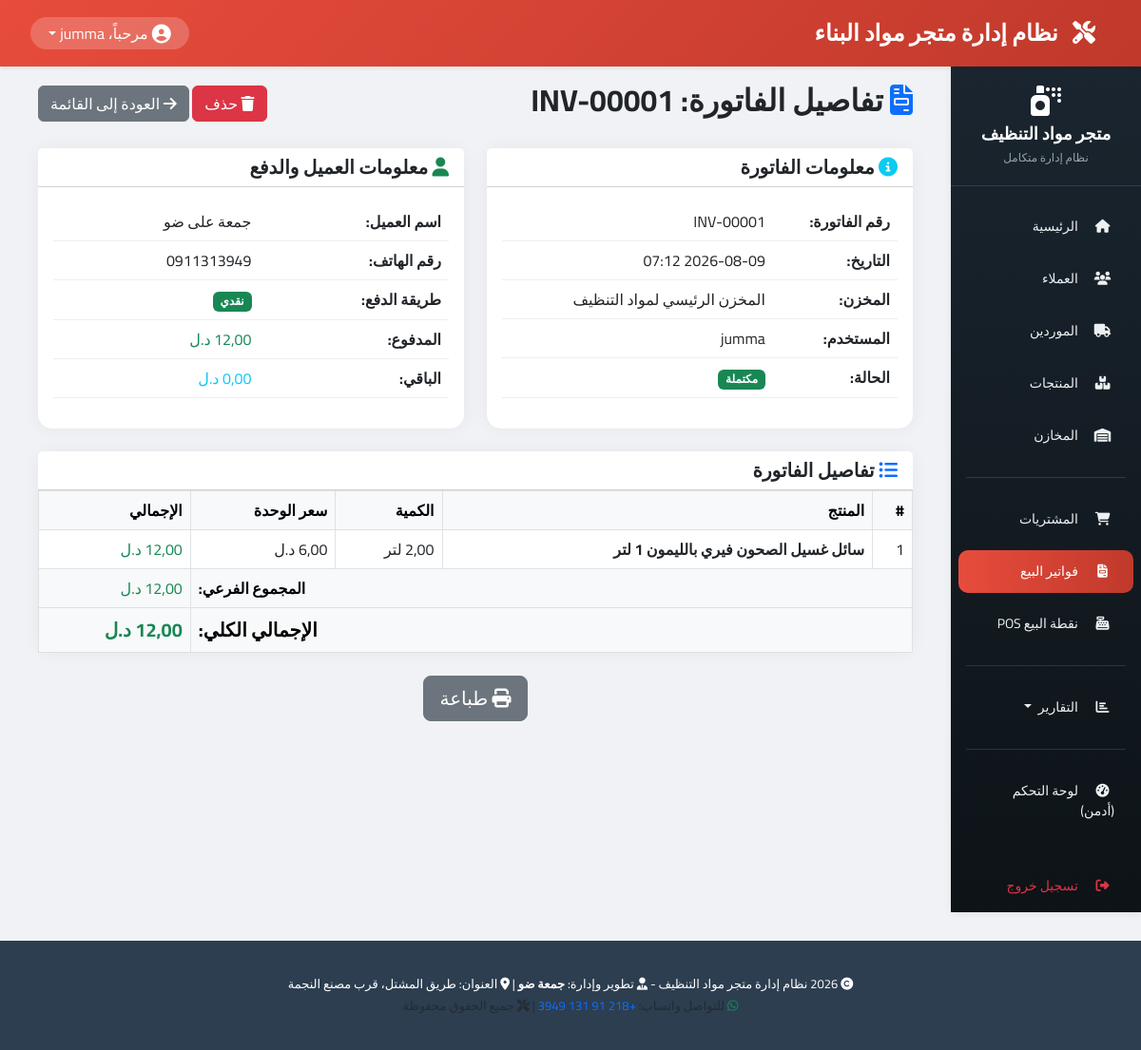
Screenshot of /sales/1/ (signed in) with the database file from the repository.
### sales/models.py (models this page shows, shortened)
class SaleInvoice(models.Model):
    PAYMENT_METHODS = [
        ('cash', 'نقدي'),
        ('card', 'بطاقة'),
        ('credit', 'آجل'),
    ]
    INVOICE_STATUS = [
        ('draft', 'مسودة'),
        ('completed', 'مكتملة'),
        ('cancelled', 'ملغاة'),
    ]
    invoice_number = models.CharField(max_length=50, unique=True, verbose_name="رقم الفاتورة")
    invoice_date = models.DateTimeField(auto_now_add=True, verbose_name="تاريخ الفاتورة")
    customer = models.ForeignKey(Customer, on_delete=models.PROTECT, related_name='invoices', verbose_name="العميل", null=True, blank=True)
    warehouse = models.ForeignKey(Warehouse, on_delete=models.PROTECT, related_name='sale_invoices', verbose_name="المخزن")
    user = models.ForeignKey(User, on_delete=models.PROTECT, related_name='sale_invoices', verbose_name="المستخدم")
    subtotal = models.DecimalField(max_digits=10, decimal_places=2, default=0, verbose_name="المجموع الفرعي")
    discount = models.DecimalField(max_digits=10, decimal_places=2, default=0, verbose_name="الخصم")
    tax = models.DecimalField(max_digits=10, decimal_places=2, default=0, verbose_name="الضريبة")
    shipping = models.DecimalField(max_digits=10, decimal_places=2, default=0, verbose_name="الشحن")
    total = models.DecimalField(max_digits=10, decimal_places=2, default=0, verbose_name="الإجمالي")
    payment_method = models.CharField(max_length=20, choices=PAYMENT_METHODS, default='cash', verbose_name="طريقة الدفع")
    paid_amount = models.DecimalField(max_digits=10, decimal_places=2, default=0, verbose_name="المدفوع")
    change_amount = models.DecimalField(max_digits=10, decimal_places=2, default=0, verbose_name="الباقي")
    status = models.CharField(max_length=20, choices=INVOICE_STATUS, default='completed', verbose_name="الحالة")
    notes = models.CharField(max_length=500, blank=True, null=True, verbose_name="ملاحظات")
    created_at = models.DateTimeField(auto_now_add=True, verbose_name="تاريخ الإنشاء")
    updated_at = models.DateTimeField(auto_now=True, verbose_name="آخر تحديث")
    class Meta:
        verbose_name = "فاتورة بيع"
        verbose_name_plural = "فواتير البيع"
        ordering = ['-invoice_date']

class SaleDetail(models.Model):
    invoice = models.ForeignKey(SaleInvoice, on_delete=models.CASCADE, related_name='details', verbose_name="الفاتورة")
    product = models.ForeignKey(Product, on_delete=models.PROTECT, related_name='sale_details', verbose_name="المنتج")
    quantity = models.DecimalField(max_digits=10, decimal_places=2, verbose_name="الكمية")
    price = models.DecimalField(max_digits=10, decimal_places=2, verbose_name="سعر الوحدة")
    discount = models.DecimalField(max_digits=10, decimal_places=2, default=0, verbose_name="الخصم")
    total = models.DecimalField(max_digits=10, decimal_places=2, verbose_name="الإجمالي")
    class Meta:
        verbose_name = "تفاصيل البيع"
        verbose_name_plural = "تفاصيل البيع"

### warehouses/models.py (models this page shows, shortened)
class Warehouse(models.Model):
    name = models.CharField(max_length=100, verbose_name="اسم المخزن")
    location = models.CharField(max_length=200, blank=True, null=True, verbose_name="الموقع")
    is_active = models.BooleanField(default=True, verbose_name="نشط")
    created_at = models.DateTimeField(auto_now_add=True, verbose_name="تاريخ الإنشاء")
    class Meta:
        verbose_name = "مخزن"
        verbose_name_plural = "المخازن"
        ordering = ['name']

### customers/models.py (models this page shows, shortened)
class Customer(models.Model):
    name = models.CharField(max_length=200, verbose_name="اسم العميل")
    phone = models.CharField(max_length=20, unique=True, verbose_name="رقم الهاتف")
    email = models.EmailField(blank=True, null=True, verbose_name="البريد الإلكتروني")
    address = models.CharField(max_length=300, blank=True, null=True, verbose_name="العنوان")
    CUSTOMER_TYPES = [
        ('individual', 'فرد'),
        ('company', 'شركة مقاولات'),
        ('store', 'متجر'),
    ]
    customer_type = models.CharField(max_length=20, choices=CUSTOMER_TYPES, default='individual', verbose_name="نوع العميل")
    total_purchases = models.DecimalField(
        max_digits=10, decimal_places=2, default=0,
        verbose_name="إجمالي المشتريات"
    )
    total_invoices = models.IntegerField(default=0, verbose_name="عدد الفواتير")
    created_at = models.DateTimeField(auto_now_add=True, verbose_name="تاريخ التسجيل")
    updated_at = models.DateTimeField(auto_now=True, verbose_name="آخر تحديث")
    class Meta:
        verbose_name = "عميل"
        verbose_name_plural = "العملاء"
        ordering = ['name']

### products/models.py (models this page shows, shortened)
class Product(models.Model):
    UNIT_CHOICES = [
        ('piece', 'قطعة'),
        ('bottle', 'قنينة'),
        ('gallon', 'جالون'),
        ('liter', 'لتر'),
        ('ml', 'مليلتر'),
        ('box', 'كرتونة'),
        ('packet', 'باكو'),
        ('dozen', 'دزينة'),
        ('drum', 'برميل'),
    ]
    name = models.CharField(max_length=200, verbose_name="اسم المنتج")
    barcode = models.CharField(max_length=100, unique=True, blank=True, null=True, verbose_name="الباركود")
    category = models.ForeignKey(Category, on_delete=models.PROTECT, related_name='products', verbose_name="التصنيف")
    warehouse = models.ForeignKey('warehouses.Warehouse', on_delete=models.PROTECT, related_name='products', verbose_name="المخزن")
    unit = models.CharField(max_length=20, choices=UNIT_CHOICES, default='piece', verbose_name="وحدة القياس")
    purchase_price = models.DecimalField(max_digits=10, decimal_places=2, default=0, verbose_name="سعر الشراء")
    sale_price = models.DecimalField(max_digits=10, decimal_places=2, default=0, verbose_name="سعر البيع")
    current_quantity = models.DecimalField(max_digits=10, decimal_places=2, default=0, verbose_name="الكمية الحالية")
    min_quantity = models.DecimalField(max_digits=10, decimal_places=2, default=0, verbose_name="الحد الأدنى للتنبيه")
    weight_kg = models.DecimalField(max_digits=10, decimal_places=2, blank=True, null=True, verbose_name="الوزن / الحجم (كجم/لتر)")
    length_m = models.DecimalField(max_digits=10, decimal_places=2, blank=True, null=True, verbose_name="الأبعاد (متر)")
    color = models.CharField(max_length=50, blank=True, null=True, verbose_name="الرائحة / اللون")
    manufacturer = models.CharField(max_length=200, blank=True, null=True, verbose_name="الشركة المصنعة")
    has_expiry = models.BooleanField(default=True, verbose_name="له تاريخ انتهاء")
    expiry_date = models.DateField(blank=True, null=True, verbose_name="تاريخ الانتهاء")
    image = models.ImageField(upload_to='products/', blank=True, null=True, verbose_name="صورة المنتج")
    is_active = models.BooleanField(default=True, verbose_name="مفعل")
    notes = models.CharField(max_length=500, blank=True, null=True, verbose_name="ملاحظات")
    created_at = models.DateTimeField(auto_now_add=True, verbose_name="تاريخ الإضافة")
    updated_at = models.DateTimeField(auto_now=True, verbose_name="آخر تحديث")
    class Meta:
        verbose_name = "منتج"
        verbose_name_plural = "المنتجات"
        ordering = ['category', 'name']

### sales/views.py (the view)
# urls.py: path('<int:pk>/', views.SaleInvoiceDetailView.as_view(), name='sale_detail'),
class SaleInvoiceDetailView(LoginRequiredMixin, DetailView):
    model = SaleInvoice
    template_name = 'sales/sale_detail.html'
    context_object_name = 'invoice'

### sales/templates/sales/sale_detail.html (shortened to what this page needs)
{% extends 'base.html' %}
{% load static %}
{% block content %}
<div class="container-fluid">
    <div class="row">
        <div class="col-12">
            <div class="d-flex justify-content-between align-items-center mb-4">
                <h2>
                    <i class="fas fa-file-invoice text-primary"></i>
                    تفاصيل الفاتورة: {{ invoice.invoice_number }}
                </h2>
                <div>
                    <a href="{% url 'sales:sale_delete' invoice.pk %}" class="btn btn-danger">
                        <i class="fas fa-trash"></i> حذف
                    </a>
                    <a href="{% url 'sales:sale_list' %}" class="btn btn-secondary">
                        <i class="fas fa-arrow-right"></i> العودة إلى القائمة
                    </a>
                </div>
            </div>
            <div class="row">
                <div class="col-md-6">
                    <div class="card card-custom mb-4">
                        <div class="card-header bg-white">
                            <h5 class="mb-0"><i class="fas fa-info-circle text-info"></i> معلومات الفاتورة</h5>
                        </div>
                        <div class="card-body">
                            <table class="table table-borderless">
                                <tr><th>رقم الفاتورة:</th><td>{{ invoice.invoice_number }}</td></tr>
                                <tr><th>التاريخ:</th><td>{{ invoice.invoice_date|date:"Y-m-d H:i" }}</td></tr>
                                <tr><th>المخزن:</th><td>{{ invoice.warehouse.name }}</td></tr>
                                <tr><th>المستخدم:</th><td>{{ invoice.user.username|default:"admin" }}</td></tr>
                                <tr><th>الحالة:</th><td>
                                    {% if invoice.status == 'completed' %}
                                        <span class="badge bg-success">مكتملة</span>
                                    {% elif invoice.status == 'cancelled' %}
                                        <span class="badge bg-danger">ملغاة</span>
                                    {% else %}
                                        <span class="badge bg-secondary">مرتجعة</span>
                                    {% endif %}
                                </td></tr>
                            </table>
                        </div>
                    </div>
                </div>
                <div class="col-md-6">
                    <div class="card card-custom mb-4">
                        <div class="card-header bg-white">
                            <h5 class="mb-0"><i class="fas fa-user text-success"></i> معلومات العميل والدفع</h5>
                        </div>
                        <div class="card-body">
                            <table class="table table-borderless">
                                <tr><th>اسم العميل:</th><td>{{ invoice.customer.name|default:"زائر" }}</td></tr>
                                {% if invoice.customer %}
                                <tr><th>رقم الهاتف:</th><td>{{ invoice.customer.phone|default:"—" }}</td></tr>
                                {% endif %}
                                <tr><th>طريقة الدفع:</th><td>
                                    {% if invoice.payment_method == 'cash' %}<span class="badge bg-success">نقدي</span>
                                    {% elif invoice.payment_method == 'card' %}<span class="badge bg-info">بطاقة</span>
                                    {% else %}<span class="badge bg-warning">آجل</span>{% endif %}
                                </td></tr>
                                <tr><th>المدفوع:</th><td class="text-success">{{ invoice.paid_amount|floatformat:2 }} د.ل</td></tr>
                                <tr><th>الباقي:</th><td class="text-info">{{ invoice.change_amount|floatformat:2 }} د.ل</td></tr>
                            </table>
                        </div>
                    </div>
                </div>
            </div>
            <div class="card card-custom">
                <div class="card-header bg-white">
                    <h5 class="mb-0"><i class="fas fa-list-ul text-primary"></i> تفاصيل الفاتورة</h5>
                </div>
                <div class="card-body p-0">
                    <div class="table-responsive">
                        <table class="table table-bordered mb-0">
                            <thead class="table-light">
                                <tr><th>#</th><th>المنتج</th><th>الكمية</th><th>سعر الوحدة</th><th>الإجمالي</th></tr>
                            </thead>
                            <tbody>
                                {% for detail in invoice.details.all %}
                                <tr>
                                    <td>{{ forloop.counter }}</td>
                                    <td class="fw-bold">{{ detail.product.name }}</td>
                                    <td>{{ detail.quantity }} {{ detail.product.get_unit_display }}</td>
                                    <td>{{ detail.price }} د.ل</td>
                                    <td class="text-success">{{ detail.total|floatformat:2 }} د.ل</td>
                                </tr>
                                {% empty %}
                                <tr><td colspan="5" class="text-center py-5">لا توجد تفاصيل للفاتورة</td></tr>
                                {% endfor %}
                            </tbody>
                            <tfoot class="table-light">
                                <tr><td colspan="4" class="text-end fw-bold">المجموع الفرعي:</td><td class="text-success">{{ invoice.subtotal|floatformat:2 }} د.ل</td></tr>
                                <tr class="border-top"><td colspan="4" class="text-end fw-bold fs-5">الإجمالي الكلي:</td><td class="text-success fw-bold fs-5">{{ invoice.total|floatformat:2 }} د.ل</td></tr>
                            </tfoot>
                        </table>
                    </div>
                </div>
            </div>
            <div class="mt-4 text-center">
                <button onclick="window.print()" class="btn btn-secondary btn-lg"><i class="fas fa-print"></i> طباعة</button>
            </div>
        </div>
    </div>
</div>
{% endblock %}

### templates/includes/navbar.html (shortened to what this page needs)
{% load static %}
<nav class="navbar navbar-expand-lg navbar-top shadow-sm">
    <div class="container-fluid">
        <a class="navbar-brand fw-bold" href="{% url 'home' %}">
            <i class="fas fa-tools"></i> نظام إدارة متجر مواد البناء
        </a>
        <div class="d-flex align-items-center">
            <div class="dropdown">
                <a href="#" class="dropdown-toggle text-decoration-none user-dropdown d-flex align-items-center" data-bs-toggle="dropdown" aria-expanded="false">
                    <i class="fas fa-user-circle fa-lg me-1"></i>
                    <span class="d-none d-md-inline">مرحباً، {{ request.user.first_name|default:request.user.username }}</span>
                </a>
            </div>
        </div>
    </div>
</nav>

### static/css/style.css (style rules this page uses)
* { margin: 0; padding: 0; box-sizing: border-box; }
body { background-color: #f0f2f5; font-family: 'Cairo', 'Tahoma', 'Segoe UI', system-ui; }
.navbar-top { background: linear-gradient(135deg, #e74c3c 0%, #c0392b 100%); box-shadow: 0 2px 10px rgba(0,0,0,0.1); padding: 12px 20px; }
.navbar-top .navbar-brand { color: white; font-weight: bold; font-size: 1.5rem; }
.navbar-top .navbar-brand i { margin-left: 10px; }
.user-dropdown { background: rgba(255,255,255,0.2); border-radius: 30px; padding: 5px 15px; color: white; }
.card-custom { background: white; border-radius: 15px; border: none; box-shadow: 0 0 20px rgba(0,0,0,0.05); transition: transform 0.3s ease, box-shadow 0.3s ease; }

### templates/base.html (style rules this page uses)
body, h1, h2, h3, h4, h5, h6, .btn, .nav-link, .form-control, .table, td, th { font-family: 'Cairo', sans-serif !important; }
body { font-weight: 400; }
h1, h2, h3, h4, h5, h6 { font-weight: 700 !important; }

### sales/templates/sales/sale_detail.html (style rules this page uses)
.table-borderless tr { border-bottom: 1px solid #eee; }

### rows the page displays
SaleInvoice: invoice_number "INV-00001", invoice_date "2026-08-09 07:12", warehouse.name "المخزن الرئيسي لمواد التنظيف", user.username "jumma", customer.name "جمعة على ضو", customer.phone "0911313949", change_amount "0,00", total "12,00"
SaleDetail: product.name "سائل غسيل الصحون فيري بالليمون 1 لتر", product.unit "لتر"

### other values shown
{{ request.user.first_name|default:request.user.username }} "jumma"
